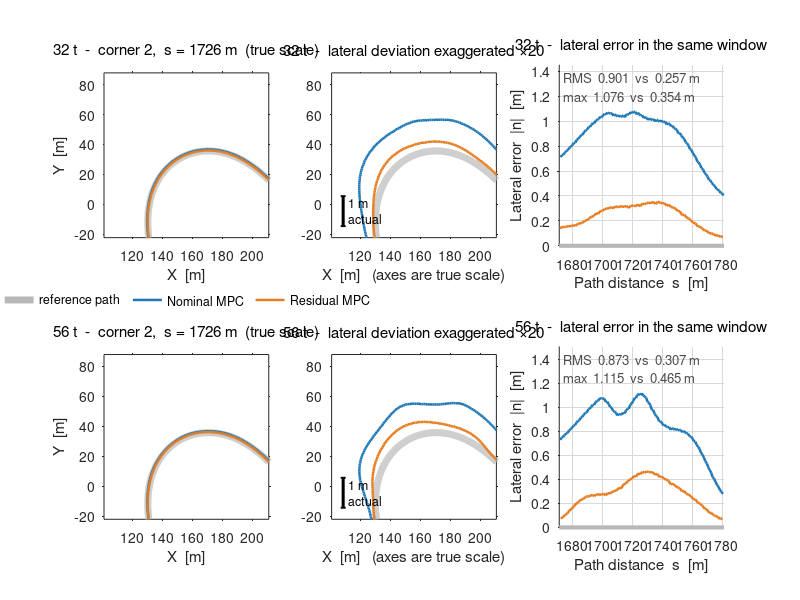

Reproduce this figure in MATLAB.
% 급코너에서의 참조 경로 vs 주행 궤적 - nominal MPC / residual MPC, 32 t 와 56 t
%
% 트랙 한 바퀴가 2,546 m 인데 횡오차는 최대 1.1 m 라 전체 트랙을 그리면 세 선이
% 겹쳐 보인다. 그래서 곡률이 가장 큰 코너만 확대해 비교한다.
%
%   1번 칸  전역 좌표 (X, Y), 실제 스케일 - 코너 형상과 주행 라인
%   2번 칸  같은 전역 좌표인데 **횡편차만 MAG 배 확대** - 곡선을 유지한 채 차이를 본다
%   3번 칸  횡오차 |n| vs 경로거리 s - 차이가 정량적으로 읽힌다
%
% 실제 스케일에서 1 m 편차는 110 m 창의 1% 라 1번 칸에서는 세 선이 거의 겹친다.
% 2번 칸은 경로에 수직인 방향으로만 n 을 MAG 배 늘려 다시 그린 것이다.
%     X = Xr(s) - sin(psi) * (n * MAG),   Y = Yr(s) + cos(psi) * (n * MAG)
% 도로의 곡선 형상은 그대로 두고 편차만 키우므로 '어느 쪽으로 얼마나 밀리는지'가
% 보인다.
%
% ** 축 단위에 대하여 ** X/Y 축 격자는 실제 미터가 맞다 - 참조 경로(회색)는 제
% 위치에 그려진다. 왜곡된 것은 **경로에 수직인 방향뿐**이라, 축 단위를 [m] 이
% 아닌 다른 것으로 바꿔 쓸 수 없다(진행 방향은 실제 스케일이므로 균일 배율이
% 아니다). 그래서 축은 [m] 로 두고, 화면상 MAG 미터가 실제 횡편차 1 m 임을
% 보여주는 **왜곡 눈금자**를 칸 안에 그린다. 지질 단면도의 수직 과장 표기와 같은
% 방식이다. 정량 비교는 3번 칸(실제 값)으로 한다.
%
% CORNER 로 두 코너 중 하나를 고른다. 코너 2 (s=1726 m) 에서 차이가 가장 크다.
%
% 주행: Q_n=1e-4, v=10, Hockenheim 건조.
%       잔차 주행은 solve 109 ms 시절이라 실제 제어율이 6.5 Hz 다 (nominal 10 Hz).
%
% 데이터: fig_track_compare.mat  (results/track_compare.py 가 생성)
% 실행:   results/matlab/ 폴더 안에서 `plot_track_compare`
% 요구:   base MATLAB 만 (툴박스 불필요). R2013a 이상.

clear; close all
load('fig_track_compare.mat')

CORNER = 2;        % 1 = s 1232 m,  2 = s 1726 m (차이가 가장 큰 코너)
MAG    = 20;       % 2번 칸의 횡편차 확대 배율 (1 = 확대 없음)
HALF   = zoom_half;

REF  = [0.72 0.72 0.72];
NOM  = [0.12 0.47 0.71];
RES  = [0.90 0.49 0.13];

nM = numel(mass);
zs = zoom_s(CORNER);
cx = zoom_xy(CORNER,1);  cy = zoom_xy(CORNER,2);

%% ---- 수치 표 (명령창) ----
fprintf('\n=== Corner window comparison (window = s %.0f +- %.0f m) ===\n', zs, HALF);
fprintf('%7s %5s %14s %12s %12s\n','corner','mass','controller','RMS |n| [m]','max |n| [m]');
for z = 1:numel(zoom_s)
    for i = 1:nM
        for k = 1:2
            fprintf('%7d %4dt %14s %12.3f %12.3f\n', z, mass(i), variant{k}, ...
                    corner_stat(i,k,z,1), corner_stat(i,k,z,2));
        end
    end
end
fprintf(['\nWhole-lap corner RMS (|kappa| >= 0.02): ' ...
         'nominal %.3f / %.3f,  residual %.3f / %.3f  (32t / 56t)\n'], ...
        met(1,1,2), met(2,1,2), met(1,2,2), met(2,2,2));
fprintf('Residual runs were at 6.5 Hz (pre solver fix), nominal at 10 Hz.\n\n');

%% ---- 그림: 행 = 적재, 열 = [XY 확대, |n| vs s] ----
figure('Color','w','Position',[40 40 1400 700])
for i = 1:nM
    xn = traj_x{i,1};  yn = traj_y{i,1};   sn = traj_s{i,1};  nn = traj_n{i,1};
    xr = traj_x{i,2};  yr = traj_y{i,2};   sr = traj_s{i,2};  nr = traj_n{i,2};

    % --- (1) 전역 좌표 확대, 실제 스케일 ---
    subplot(nM,3,(i-1)*3+1); hold on; box on
    set(gca,'FontSize',10,'TickDir','out')
    p0 = plot(ref_x, ref_y, '-', 'Color', REF, 'LineWidth', 5);
    p1 = plot(xn, yn, '-', 'Color', NOM, 'LineWidth', 1.8);
    p2 = plot(xr, yr, '-', 'Color', RES, 'LineWidth', 1.8);
    axis equal
    xlim([cx-HALF cx+HALF]); ylim([cy-HALF cy+HALF]);
    if i == 1
        legend([p0 p1 p2], {'reference path','Nominal MPC','Residual MPC'}, ...
               'Location','southoutside','Orientation','horizontal', ...
               'Box','off','FontSize',9);
    end
    xlabel('X  [m]'); ylabel('Y  [m]')
    title(sprintf('%d t  -  corner %d,  s = %.0f m  (true scale)', ...
          mass(i), CORNER, zs), 'FontSize',11,'FontWeight','normal')

    % --- (2) 같은 좌표, 횡편차만 MAG 배 ---
    subplot(nM,3,(i-1)*3+2); hold on; box on
    set(gca,'FontSize',10,'TickDir','out')
    % (s, n) -> 전역 좌표, 횡편차만 MAG 배. 경로 형상은 그대로 둔다.
    % ref_psi 는 저장 시점에 unwrap 되어 있다. 감긴(±pi) 상태로 interp1 하면
    % 감김 지점(s=1373/1711/2181 m)에서 방향이 한 바퀴 돌아 궤적이 뾰족하게
    % 튄다 - 특히 1711 m 는 코너 2 창 안이라 ×20 에서 20 m 도약으로 보인다.
    smn = mod(sn(:), s_total);   smr = mod(sr(:), s_total);
    pxn = interp1(ref_s, ref_x,   smn, 'linear', 'extrap');
    pyn = interp1(ref_s, ref_y,   smn, 'linear', 'extrap');
    psn = interp1(ref_s, ref_psi, smn, 'linear', 'extrap');
    pxr = interp1(ref_s, ref_x,   smr, 'linear', 'extrap');
    pyr = interp1(ref_s, ref_y,   smr, 'linear', 'extrap');
    psr = interp1(ref_s, ref_psi, smr, 'linear', 'extrap');
    xnm = pxn - sin(psn) .* (MAG * nn(:));   ynm = pyn + cos(psn) .* (MAG * nn(:));
    xrm = pxr - sin(psr) .* (MAG * nr(:));   yrm = pyr + cos(psr) .* (MAG * nr(:));
    plot(ref_x, ref_y, '-', 'Color', REF, 'LineWidth', 5);
    plot(xnm, ynm, '-', 'Color', NOM, 'LineWidth', 1.8);
    plot(xrm, yrm, '-', 'Color', RES, 'LineWidth', 1.8);
    axis equal
    xlim([cx-HALF cx+HALF]); ylim([cy-HALF cy+HALF]);
    % 왜곡 눈금자: 화면상 MAG 미터가 실제 횡편차 1 m 임을 보여준다.
    % 축 격자는 실제 미터(참조 경로는 제 위치)이고, 왜곡된 것은 경로에 수직인
    % 방향뿐이라 축 단위를 바꿔 쓸 수 없다. 그래서 눈금자로 표기한다.
    bx = cx - HALF*0.86;  by = cy - HALF*0.86;
    plot([bx bx], [by by+MAG], '-', 'Color', 'k', 'LineWidth', 2.2);
    plot([bx-HALF*0.03 bx+HALF*0.03], [by by], '-', 'Color','k', 'LineWidth', 1.4);
    plot([bx-HALF*0.03 bx+HALF*0.03], [by+MAG by+MAG], '-', 'Color','k', 'LineWidth', 1.4);
    text(bx+HALF*0.06, by+MAG/2, {'1 m','actual'}, ...
         'FontSize',9,'Color','k','VerticalAlignment','middle');
    xlabel('X  [m]   (axes are true scale)')
    title(sprintf('%d t  -  lateral deviation exaggerated \\times%d', ...
          mass(i), MAG), 'FontSize',11,'FontWeight','normal')

    % --- (3) 횡오차 |n| vs s ---
    subplot(nM,3,(i-1)*3+3); hold on; box off
    set(gca,'FontSize',10,'TickDir','out','XGrid','on','YGrid','on', ...
            'GridColor',[.85 .85 .85],'GridAlpha',1,'Layer','bottom')
    wn = abs(sn - zs) <= HALF;   wr = abs(sr - zs) <= HALF;
    plot([zs-HALF zs+HALF], [0 0], '-', 'Color', REF, 'LineWidth', 3);
    plot(sn(wn), abs(nn(wn)), '-', 'Color', NOM, 'LineWidth', 1.8);
    plot(sr(wr), abs(nr(wr)), '-', 'Color', RES, 'LineWidth', 1.8);
    % nn/nr 은 셀에서 행 벡터로 나오고 창 안 점 개수도 서로 달라, 세로로 붙이면
    % 차원 불일치가 난다. 각자 최대값을 먼저 구해 스칼라끼리 비교한다.
    ymax = max([max(abs(nn(wn))), max(abs(nr(wr)))]) * 1.35;
    if isempty(ymax) || ~isfinite(ymax) || ymax <= 0
        ymax = 1;                      % 창 안에 점이 없을 때의 안전값
    end
    text(zs-HALF*0.95, ymax*0.93, ...
         sprintf('RMS  %.3f  vs  %.3f m', corner_stat(i,1,CORNER,1), ...
                 corner_stat(i,2,CORNER,1)), 'FontSize',9.5,'Color',[0.3 0.3 0.3]);
    text(zs-HALF*0.95, ymax*0.83, ...
         sprintf('max  %.3f  vs  %.3f m', corner_stat(i,1,CORNER,2), ...
                 corner_stat(i,2,CORNER,2)), 'FontSize',9.5,'Color',[0.3 0.3 0.3]);
    xlim([zs-HALF zs+HALF]); ylim([0 ymax])
    xlabel('Path distance  s  [m]'); ylabel('Lateral error  |n|  [m]')
    title(sprintf('%d t  -  lateral error in the same window', mass(i)), ...
          'FontSize',11,'FontWeight','normal')
end
